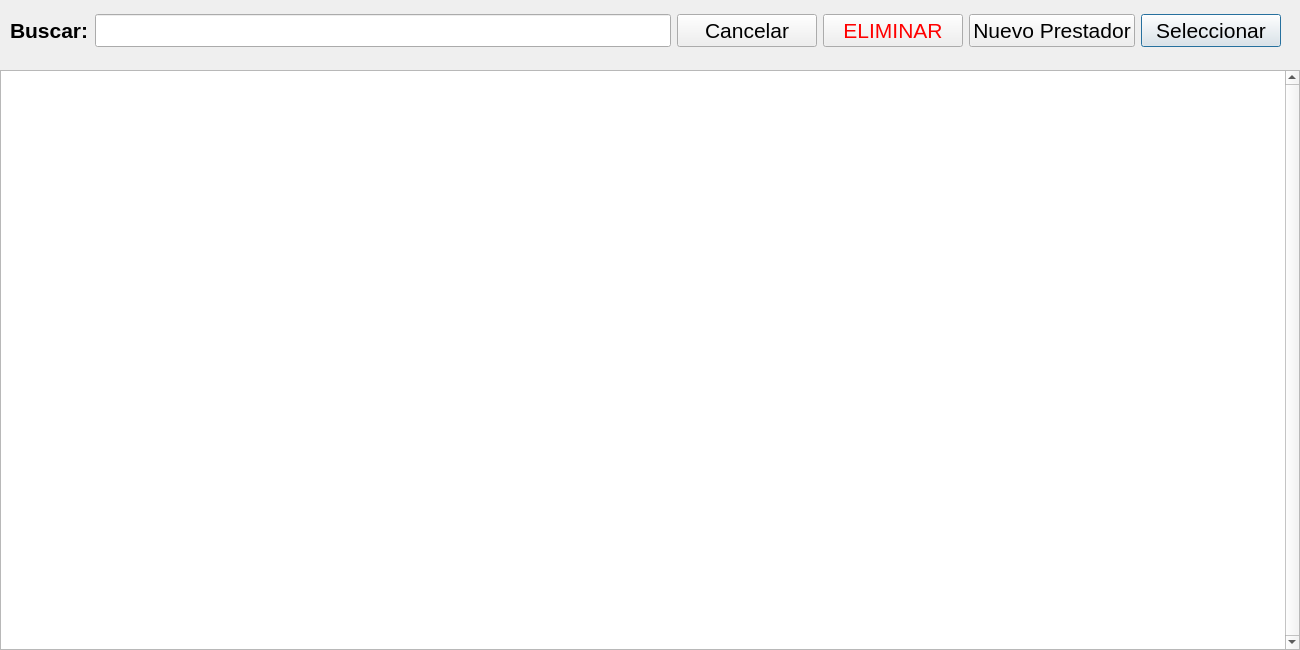
<?xml version="1.0" encoding="UTF-8"?>
<ui version="4.0">
 <class>PrestadorBuscar</class>
 <widget class="QDialog" name="PrestadorBuscar">
  <property name="windowModality">
   <enum>Qt::NonModal</enum>
  </property>
  <property name="geometry">
   <rect>
    <x>0</x>
    <y>0</y>
    <width>1300</width>
    <height>650</height>
   </rect>
  </property>
  <property name="sizePolicy">
   <sizepolicy hsizetype="Maximum" vsizetype="Maximum">
    <horstretch>0</horstretch>
    <verstretch>0</verstretch>
   </sizepolicy>
  </property>
  <property name="minimumSize">
   <size>
    <width>700</width>
    <height>500</height>
   </size>
  </property>
  <property name="maximumSize">
   <size>
    <width>1300</width>
    <height>700</height>
   </size>
  </property>
  <property name="contextMenuPolicy">
   <enum>Qt::NoContextMenu</enum>
  </property>
  <property name="windowTitle">
   <string notr="true">Buscar Prestador</string>
  </property>
  <property name="windowIcon">
   <iconset resource="Icons.qrc">
    <normaloff>:/icon|s/icons/logoTruck.png</normaloff>:/icon|s/icons/logoTruck.png</iconset>
  </property>
  <property name="toolTip">
   <string notr="true"/>
  </property>
  <property name="statusTip">
   <string notr="true"/>
  </property>
  <property name="whatsThis">
   <string notr="true"/>
  </property>
  <property name="accessibleName">
   <string notr="true"/>
  </property>
  <property name="accessibleDescription">
   <string notr="true"/>
  </property>
  <property name="windowFilePath">
   <string notr="true"/>
  </property>
  <widget class="QTableView" name="tableView">
   <property name="geometry">
    <rect>
     <x>0</x>
     <y>70</y>
     <width>1300</width>
     <height>580</height>
    </rect>
   </property>
   <property name="sizePolicy">
    <sizepolicy hsizetype="Fixed" vsizetype="Fixed">
     <horstretch>0</horstretch>
     <verstretch>0</verstretch>
    </sizepolicy>
   </property>
   <property name="minimumSize">
    <size>
     <width>1300</width>
     <height>500</height>
    </size>
   </property>
   <property name="maximumSize">
    <size>
     <width>1300</width>
     <height>700</height>
    </size>
   </property>
   <property name="font">
    <font>
     <pointsize>16</pointsize>
    </font>
   </property>
   <property name="frameShape">
    <enum>QFrame::StyledPanel</enum>
   </property>
   <property name="frameShadow">
    <enum>QFrame::Plain</enum>
   </property>
   <property name="lineWidth">
    <number>0</number>
   </property>
   <property name="verticalScrollBarPolicy">
    <enum>Qt::ScrollBarAlwaysOn</enum>
   </property>
   <property name="horizontalScrollBarPolicy">
    <enum>Qt::ScrollBarAsNeeded</enum>
   </property>
   <property name="autoScrollMargin">
    <number>25</number>
   </property>
   <property name="editTriggers">
    <set>QAbstractItemView::DoubleClicked|QAbstractItemView::EditKeyPressed</set>
   </property>
   <property name="tabKeyNavigation">
    <bool>false</bool>
   </property>
   <property name="showDropIndicator" stdset="0">
    <bool>false</bool>
   </property>
   <property name="dragDropOverwriteMode">
    <bool>false</bool>
   </property>
   <property name="alternatingRowColors">
    <bool>true</bool>
   </property>
   <property name="selectionMode">
    <enum>QAbstractItemView::SingleSelection</enum>
   </property>
   <property name="selectionBehavior">
    <enum>QAbstractItemView::SelectRows</enum>
   </property>
   <property name="textElideMode">
    <enum>Qt::ElideMiddle</enum>
   </property>
   <property name="wordWrap">
    <bool>false</bool>
   </property>
   <property name="cornerButtonEnabled">
    <bool>false</bool>
   </property>
   <attribute name="horizontalHeaderDefaultSectionSize">
    <number>150</number>
   </attribute>
   <attribute name="horizontalHeaderHighlightSections">
    <bool>false</bool>
   </attribute>
   <attribute name="horizontalHeaderMinimumSectionSize">
    <number>150</number>
   </attribute>
   <attribute name="horizontalHeaderStretchLastSection">
    <bool>false</bool>
   </attribute>
   <attribute name="verticalHeaderVisible">
    <bool>false</bool>
   </attribute>
   <attribute name="verticalHeaderDefaultSectionSize">
    <number>30</number>
   </attribute>
   <attribute name="verticalHeaderHighlightSections">
    <bool>false</bool>
   </attribute>
   <attribute name="verticalHeaderMinimumSectionSize">
    <number>30</number>
   </attribute>
  </widget>
  <widget class="QWidget" name="horizontalLayoutWidget">
   <property name="geometry">
    <rect>
     <x>10</x>
     <y>10</y>
     <width>1271</width>
     <height>41</height>
    </rect>
   </property>
   <layout class="QHBoxLayout" name="horizontalLayout">
    <property name="spacing">
     <number>6</number>
    </property>
    <item>
     <widget class="QLabel" name="label">
      <property name="font">
       <font>
        <pointsize>16</pointsize>
        <weight>75</weight>
        <bold>true</bold>
       </font>
      </property>
      <property name="text">
       <string>Buscar:</string>
      </property>
     </widget>
    </item>
    <item>
     <widget class="QLineEdit" name="lineEditBuscar">
      <property name="font">
       <font>
        <family>Arial</family>
        <pointsize>16</pointsize>
       </font>
      </property>
     </widget>
    </item>
    <item>
     <widget class="QPushButton" name="pushButtonCancelar">
      <property name="minimumSize">
       <size>
        <width>140</width>
        <height>0</height>
       </size>
      </property>
      <property name="font">
       <font>
        <pointsize>16</pointsize>
       </font>
      </property>
      <property name="text">
       <string>Cancelar</string>
      </property>
      <property name="autoDefault">
       <bool>false</bool>
      </property>
      <property name="flat">
       <bool>false</bool>
      </property>
     </widget>
    </item>
    <item>
     <widget class="QPushButton" name="pushButtonEliminar">
      <property name="minimumSize">
       <size>
        <width>140</width>
        <height>0</height>
       </size>
      </property>
      <property name="font">
       <font>
        <pointsize>16</pointsize>
       </font>
      </property>
      <property name="styleSheet">
       <string notr="true">color: red;</string>
      </property>
      <property name="text">
       <string>ELIMINAR</string>
      </property>
      <property name="autoDefault">
       <bool>false</bool>
      </property>
      <property name="flat">
       <bool>false</bool>
      </property>
     </widget>
    </item>
    <item>
     <widget class="QPushButton" name="pushButtonNuevoPrestador">
      <property name="minimumSize">
       <size>
        <width>140</width>
        <height>0</height>
       </size>
      </property>
      <property name="font">
       <font>
        <pointsize>16</pointsize>
       </font>
      </property>
      <property name="text">
       <string>Nuevo Prestador</string>
      </property>
      <property name="autoDefault">
       <bool>false</bool>
      </property>
      <property name="flat">
       <bool>false</bool>
      </property>
     </widget>
    </item>
    <item>
     <widget class="QPushButton" name="pushButtonSeleccionar">
      <property name="minimumSize">
       <size>
        <width>140</width>
        <height>0</height>
       </size>
      </property>
      <property name="font">
       <font>
        <pointsize>16</pointsize>
       </font>
      </property>
      <property name="text">
       <string>Seleccionar</string>
      </property>
      <property name="autoDefault">
       <bool>true</bool>
      </property>
      <property name="default">
       <bool>true</bool>
      </property>
     </widget>
    </item>
   </layout>
  </widget>
 </widget>
 <resources>
  <include location="Icons.qrc"/>
 </resources>
 <connections/>
</ui>
